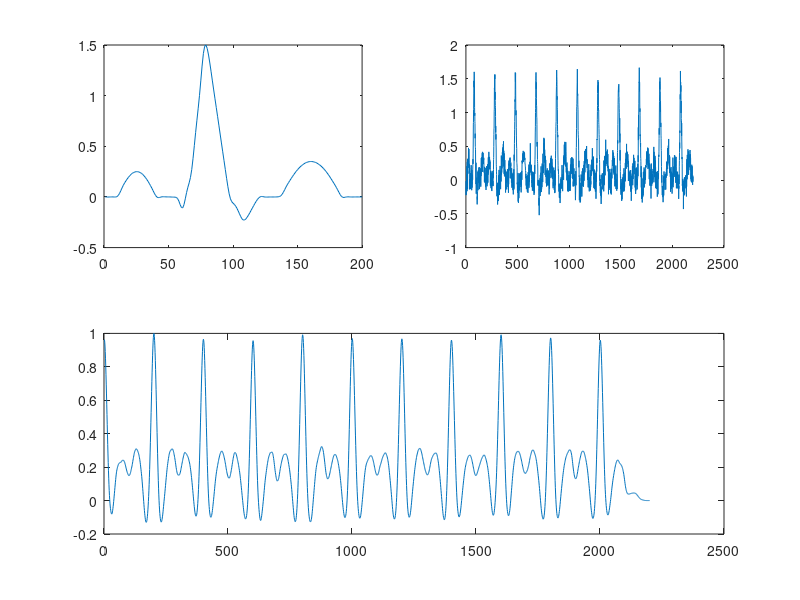
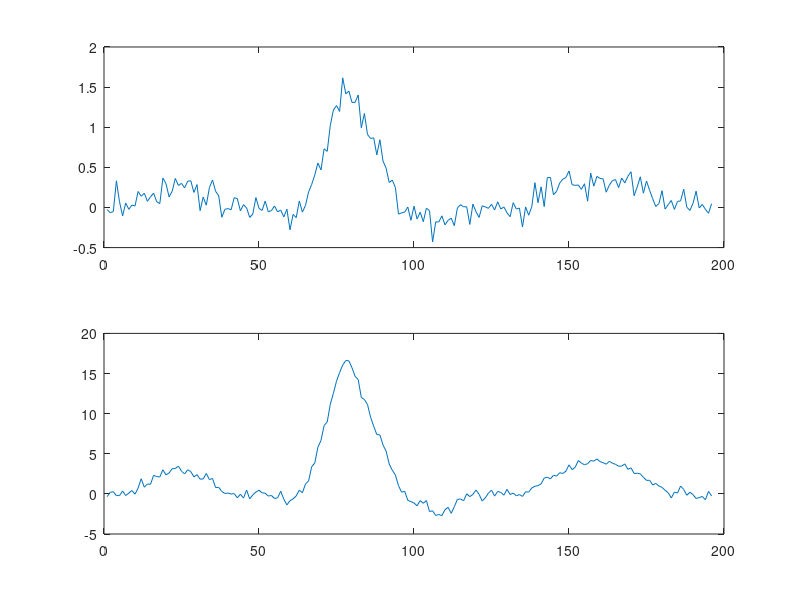

These charts were generated, in order, by the following MATLAB code:
clear all;
pkg load signal;
ecg=load('ECG.txt');
x=ecg;% template
y=[x;x;x;x;x;x;x;x;x;x;x]; %11 ECG signal
N=length(y);
yn=0.1*randn(N,1)+y; % ECG signal with noise
rxy=xcorr(yn,x); % cross-correlation
rxy=rxy(N:(2*N-1))/max(rxy);

L=[];
for i=1:200:length(rxy)
  rxyl=rxy(i:i+195);
  L1=find(rxyl==max(rxyl));
  L=[L;L1+i];
end

%計算QRS波數量
yy=[];
QRS_threshold = 0.8
QRS_threshold2 = 0.85
count = 0;
for i = 1:length(rxy)
  if rxy(i)>=QRS_threshold && rxy(i)<=QRS_threshold2
    count = count+1;
  endif
end
num = count/2;
disp(['QRS波數量=',num2str(num)]);


%做50次樣本平均
necg=[];
for k = 1:50
  aver = zeros(1,196);
  for j=1:length(L)
    if L(j)<=N
      necg1 = yn(L(j):(L(j)+195));
      aver  = aver + necg1;
      necg = [necg necg1];
    endif
  endfor
end

%Plot
figure
subplot(221)
plot(x)
subplot(222)
plot(yn)
subplot(212)
plot(rxy)
figure
subplot(211)
plot(necg1(:,1))
subplot(212)
plot(aver(:,1))
